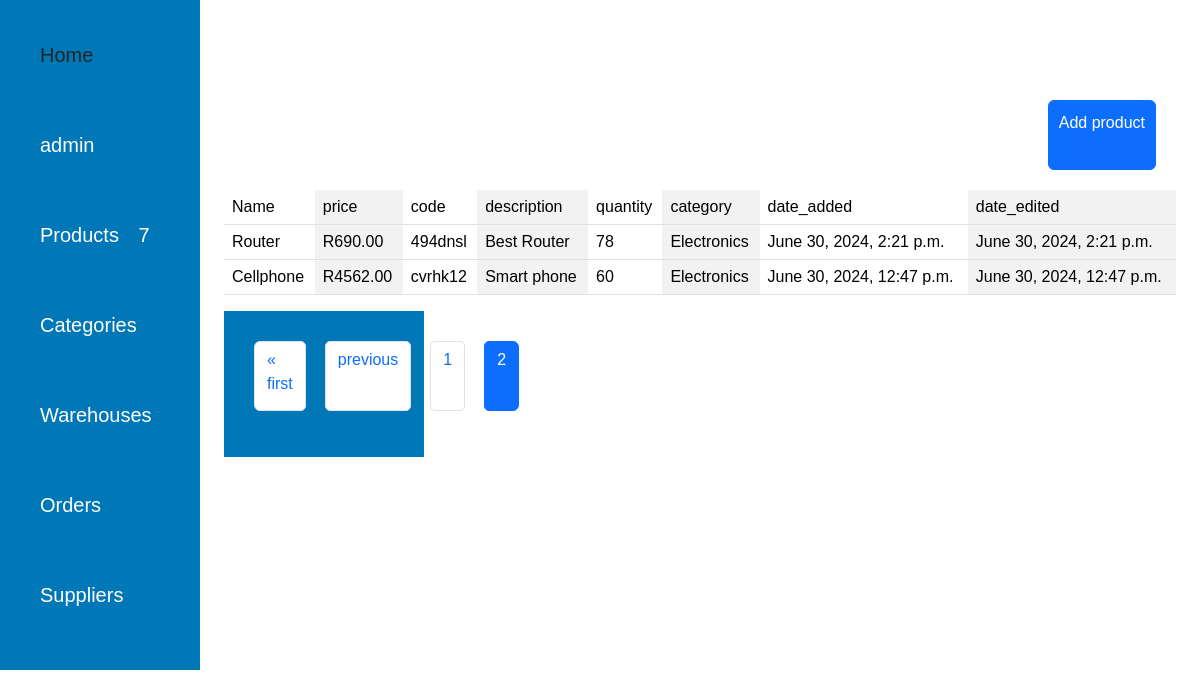
/products/?page=2, run on the app's committed database.
### product/models.py (models this page shows, shortened)
class Product(models.Model):
    name = models.CharField(max_length=255)
    description = models.TextField(blank=True)
    product_code = models.CharField(max_length=50, unique=True)
    price = models.DecimalField(max_digits=10, decimal_places=2)
    quantity = models.IntegerField(default=0)
    category = models.ForeignKey(Category, on_delete=models.SET_NULL, null=True, blank=True)
    date_added = models.DateTimeField(auto_now_add=True)
    date_edited = models.DateTimeField(auto_now=True)
    class Meta:
        ordering = ["-date_added"]

### category/models.py (models this page shows)
class Category(models.Model):
    name = models.CharField(max_length=100)
    date_added = models.DateTimeField(auto_now_add=True)
    date_edited = models.DateTimeField(auto_now=True)
    def __str__(self):
        return self.name

### product/views.py (the view)
# urls.py: path("",views.get_products,name="get_products"),
def get_products(request):
    products = Product.objects.all()
    paginator = Paginator(products, 5)  # Show 10 products per page
    page_number = request.GET.get('page')
    product_count = Product.objects.count()
    page_obj = paginator.get_page(page_number)
    return render(request, 'product/products.html', {'page_obj': page_obj,"product_count":product_count})

### product/templates/product/products.html (shortened to what this page needs)
{%extends "base.html"%}
{%block content%}
<div class="container">
    <div class="col-12 text-end">
        <a href="{% url 'add_product' %}" id="addProduct" class="btn btn-primary">Add product</a>
    </div>
<table class="table table-striped-columns">
    <thead>
      <tr>
        <td>Name</td>
        <td>price</td>
        <td>code</td>
        <td>description</td>
        <td>quantity</td>
        <td>category</td>
        <td>date_added</td>
        <td>date_edited</td>
      </tr>
    </thead>
    <tbody>
        {%for p in page_obj%}
      <tr>
        <td>{{p.name}}</td>
        <td>R{{p.price}}</td>
        <td>{{p.product_code}}</td>
        <td>{{p.description}}</td>
        <td>{{p.quantity}}</td>
        <td>{{p.category}}</td>
        <td>{{p.date_added}}</td>
        <td>{{p.date_edited}}</td>
      </tr>
     {%endfor%}
    </tbody>
  </table>
  <nav>
    <ul class="pagination">
        {% if page_obj.has_previous %}
            <li class="page-item"><a class="page-link" href="?page=1">&laquo; first</a></li>
            <li class="page-item"><a class="page-link" href="?page={{ page_obj.previous_page_number }}">previous</a></li>
        {% endif %}
        {% for num in page_obj.paginator.page_range %}
            {% if page_obj.number == num %}
                <li class="page-item active"><a class="page-link" href="?page={{ num }}">{{ num }}</a></li>
            {% elif num > page_obj.number|add:'-3' and num < page_obj.number|add:'3' %}
                <li class="page-item"><a class="page-link" href="?page={{ num }}">{{ num }}</a></li>
            {% endif %}
        {% endfor %}
    </ul>
</nav>
{%endblock%}

### product/templates/product/products.html (style rules this page uses)
#addProduct { text-align:center; padding:10px; margin-top:20px; }

### templates/base.html (style rules this page uses)
.container { margin-top:40px; }

### data on the page
Product: name "Router", price "690.00", product_code "494dnsl", description "Best Router", quantity "78", category "Electronics", date_added "June 30, 2024, 2:21 p.m.", date_edited "June 30, 2024, 2:21 p.m."
Product: name "Cellphone", price "4562.00", product_code "cvrhk12", description "Smart phone", quantity "60", category "Electronics", date_added "June 30, 2024, 12:47 p.m.", date_edited "June 30, 2024, 12:47 p.m."

### other printed values
{{ product_count }} "7"
{{ num }} "1"
{{ num }} "2"
